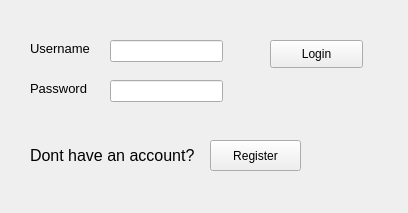
<?xml version="1.0" encoding="UTF-8"?>
<ui version="4.0">
 <class>Form</class>
 <widget class="QWidget" name="Form">
  <property name="geometry">
   <rect>
    <x>0</x>
    <y>0</y>
    <width>408</width>
    <height>213</height>
   </rect>
  </property>
  <property name="windowTitle">
   <string>Form</string>
  </property>
  <widget class="QPushButton" name="pushButton">
   <property name="geometry">
    <rect>
     <x>270</x>
     <y>40</y>
     <width>93</width>
     <height>28</height>
    </rect>
   </property>
   <property name="text">
    <string>Login</string>
   </property>
  </widget>
  <widget class="QLabel" name="label">
   <property name="geometry">
    <rect>
     <x>30</x>
     <y>40</y>
     <width>61</width>
     <height>16</height>
    </rect>
   </property>
   <property name="font">
    <font>
     <pointsize>10</pointsize>
    </font>
   </property>
   <property name="text">
    <string>Username</string>
   </property>
  </widget>
  <widget class="QLabel" name="label_2">
   <property name="geometry">
    <rect>
     <x>30</x>
     <y>80</y>
     <width>61</width>
     <height>16</height>
    </rect>
   </property>
   <property name="font">
    <font>
     <pointsize>10</pointsize>
    </font>
   </property>
   <property name="text">
    <string>Password</string>
   </property>
  </widget>
  <widget class="QLineEdit" name="lineEdit">
   <property name="geometry">
    <rect>
     <x>110</x>
     <y>80</y>
     <width>113</width>
     <height>22</height>
    </rect>
   </property>
   <property name="echoMode">
    <enum>QLineEdit::Password</enum>
   </property>
  </widget>
  <widget class="QLineEdit" name="lineEdit_2">
   <property name="geometry">
    <rect>
     <x>110</x>
     <y>40</y>
     <width>113</width>
     <height>22</height>
    </rect>
   </property>
  </widget>
  <widget class="QLabel" name="label_3">
   <property name="geometry">
    <rect>
     <x>30</x>
     <y>140</y>
     <width>171</width>
     <height>31</height>
    </rect>
   </property>
   <property name="font">
    <font>
     <pointsize>12</pointsize>
    </font>
   </property>
   <property name="text">
    <string>Dont have an account?</string>
   </property>
  </widget>
  <widget class="QPushButton" name="pushButton_3">
   <property name="geometry">
    <rect>
     <x>210</x>
     <y>140</y>
     <width>91</width>
     <height>31</height>
    </rect>
   </property>
   <property name="text">
    <string>Register</string>
   </property>
  </widget>
 </widget>
 <resources/>
 <connections/>
</ui>
